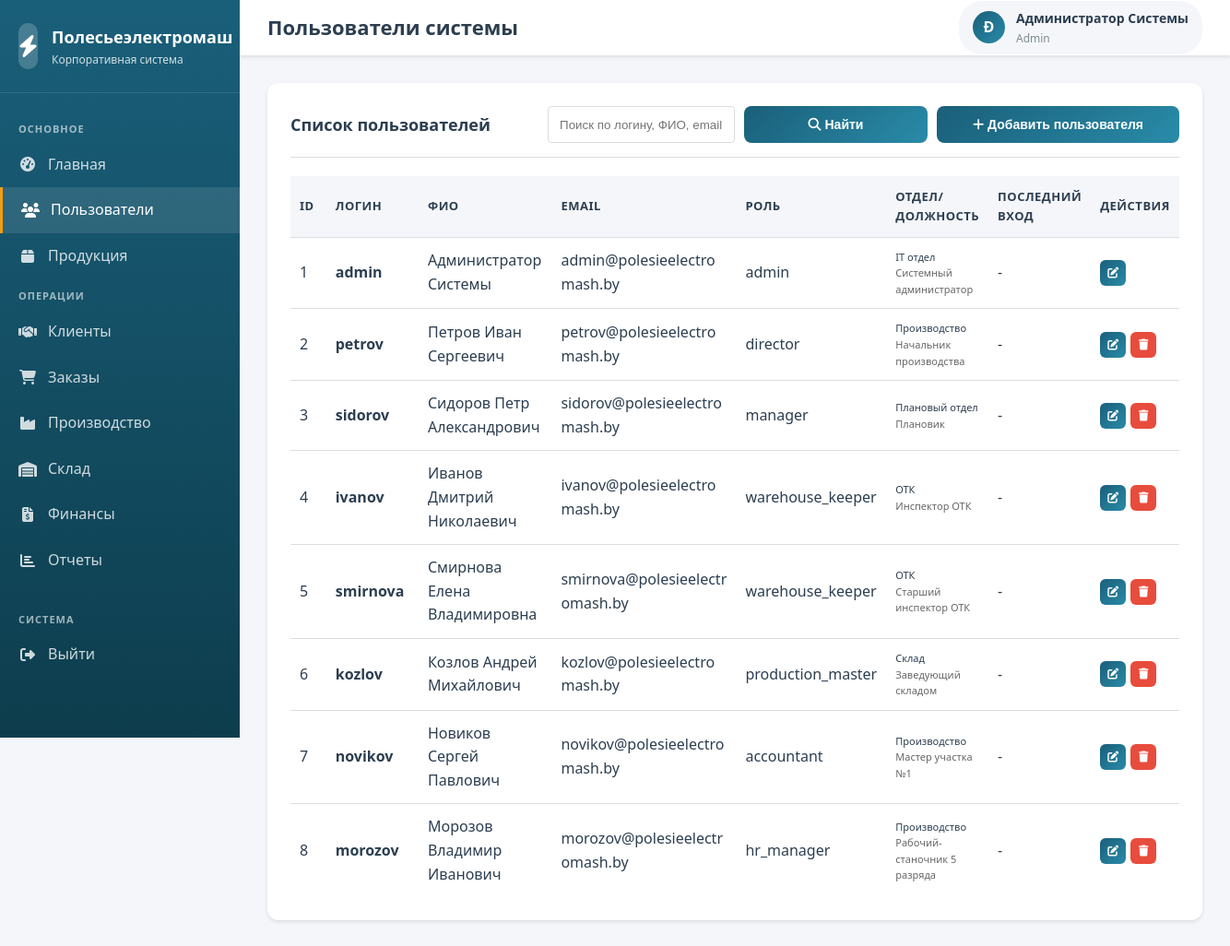
The app's page /modules/users/index.php (signed in) with its own data.
### tables this page shows
CREATE TABLE users (
    id INT AUTO_INCREMENT PRIMARY KEY,
    username VARCHAR(50) NOT NULL UNIQUE,
    password VARCHAR(255) NOT NULL,
    full_name VARCHAR(100) NOT NULL,
    email VARCHAR(100) NOT NULL UNIQUE,
    phone VARCHAR(20),
    role_id INT NOT NULL,
    department VARCHAR(100),
    position VARCHAR(100),
    is_active TINYINT(1) DEFAULT 1,
    last_login TIMESTAMP NULL,
    created_at TIMESTAMP DEFAULT CURRENT_TIMESTAMP,
    updated_at TIMESTAMP DEFAULT CURRENT_TIMESTAMP ON UPDATE CURRENT_TIMESTAMP,
    FOREIGN KEY (role_id) REFERENCES roles(id) ON DELETE RESTRICT
);

CREATE TABLE roles (
    id INT AUTO_INCREMENT PRIMARY KEY,
    role_name VARCHAR(50) NOT NULL UNIQUE,
    role_description TEXT,
    permissions JSON,
    created_at TIMESTAMP DEFAULT CURRENT_TIMESTAMP
);

### includes/config.php (called while the page is built, shortened)
<?php
function isLoggedIn() {
    return isset($_SESSION['user_id']) && isset($_SESSION['user_role']);
}
function hasRole($allowedRoles) {
    return in_array($_SESSION['user_role'], $allowedRoles);
}
?>

### modules/users/index.php (the view, shortened to what this page needs)
<?php
require_once '../../includes/config.php';
$pdo = getDBConnection();
$searchQuery = $_GET['search'] ?? '';
$filterParams = [];
$sql = "SELECT u.*, r.role_name, r.role_description
        FROM users u
        LEFT JOIN roles r ON u.role_id = r.id";
$sql .= " ORDER BY u.created_at DESC";
try {
    $stmt = $pdo->prepare($sql);
    $stmt->execute($filterParams);
    $users = $stmt->fetchAll();
} catch (PDOException $e) {
    $error = 'Ошибка получения данных: ' . $e->getMessage();
    error_log($e->getMessage());
}
$userFullName = $_SESSION['full_name'];
$initials = strtoupper(substr($userFullName, 0, 1));
?>
<!DOCTYPE html>
<html lang="ru">
<head>
    <link rel="stylesheet" href="../../assets/css/style.css">
    <link rel="stylesheet" href="https://cdnjs.cloudflare.com/ajax/libs/font-awesome/6.4.0/css/all.min.css">
</head>
<body>
    <div class="dashboard-container">
        <aside class="sidebar">
            <div class="sidebar-header">
                <div class="sidebar-logo">
                    <div class="logo-icon">
                        <i class="fas fa-bolt"></i>
                    </div>
                    <div class="logo-text">
                        <h2>Полесьеэлектромаш</h2>
                        <p>Корпоративная система</p>
                    </div>
                </div>
            </div>
            <?php
            include '../../includes/sidebar.php';
            ?>
        </aside>
        <div class="main-content">
            <header class="header">
                <div class="header-left">
                    <div class="header-title">
                        <h1>Пользователи системы</h1>
                    </div>
                </div>
                <div class="header-right">
                    <div class="user-info">
                        <div class="user-avatar">
                            <?php echo $initials; ?>
                        </div>
                        <div class="user-details">
                            <span class="user-name"><?php echo htmlspecialchars($userFullName); ?></span>
                            <span class="user-role"><?php echo ucfirst($_SESSION['user_role']); ?></span>
                        </div>
                    </div>
                </div>
            </header>
            <div class="content-area">
                <div class="card">
                    <div class="card-header">
                        <h2 class="card-title">Список пользователей</h2>
                        <div style="display: flex; gap: 10px; align-items: center;">
                            <form method="GET" action="" style="display: flex; gap: 10px;">
                                <input type="text" name="search" placeholder="Поиск по логину, ФИО, email..."
                                       value="<?php echo htmlspecialchars($searchQuery); ?>"
                                       style="padding: 8px 12px; border: 1px solid #ddd; border-radius: 4px; width: 300px;">
                                <button type="submit" class="btn btn-primary">
                                    <i class="fas fa-search"></i> Найти
                                </button>
                            </form>
                            <?php if (hasRole(['admin', 'director'])): ?>
                                <button class="btn btn-primary" onclick="openCreateModal()">
                                    <i class="fas fa-plus"></i> Добавить пользователя
                                </button>
                            <?php endif; ?>
                        </div>
                    </div>
                    <div class="table-responsive">
                        <table class="data-table">
                            <thead>
                                <tr>
                                    <th style="width: 50px;">ID</th>
                                    <th>Логин</th>
                                    <th>ФИО</th>
                                    <th>Email</th>
                                    <th>Роль</th>
                                    <th>Отдел/Должность</th>
                                    <th style="width: 120px;">Последний вход</th>
                                    <th style="width: 100px;">Действия</th>
                                </tr>
                            </thead>
                            <tbody>
                                <?php if (empty($users)): ?>
                                    <tr>
                                        <td colspan="8" class="text-center">Пользователи не найдены</td>
                                    </tr>
                                <?php else: ?>
                                    <?php foreach ($users as $user): ?>
                                        <tr>
                                            <td><?php echo $user['id']; ?></td>
                                            <td><strong><?php echo htmlspecialchars($user['username']); ?></strong></td>
                                            <td class="user-fullname"><?php echo htmlspecialchars($user['full_name']); ?></td>
                                            <td class="user-email"><?php echo htmlspecialchars($user['email']); ?></td>
                                            <td><?php echo htmlspecialchars($user['role_name'] ?? 'Не назначена'); ?></td>
                                            <td>
                                                <div style="font-size: 11px;">
                                                    <div><?php echo htmlspecialchars($user['department'] ?? '-'); ?></div>
                                                    <div style="color: #666;"><?php echo htmlspecialchars($user['position'] ?? ''); ?></div>
                                                </div>
                                            </td>
                                            <td>
                                                <?php if ($user['last_login']): ?>
                                                    <div style="font-size: 11px;"><?php echo date('d.m.Y', strtotime($user['last_login'])); ?></div>
                                                    <div style="font-size: 10px; color: #666;"><?php echo date('H:i', strtotime($user['last_login'])); ?></div>
                                                <?php else: ?>
                                                    -
                                                <?php endif; ?>
                                            </td>
                                            <td>
                                                <div class="action-buttons">
                                                    <?php if (hasRole(['admin', 'director'])): ?>
                                                        <button class="btn btn-sm btn-primary btn-icon"
                                                                onclick="openEditModal(<?php echo $user['id']; ?>)"
                                                                title="Редактировать">
                                                            <i class="fas fa-edit"></i>
                                                        </button>
                                                        <?php if ($user['id'] != $_SESSION['user_id']): ?>
                                                            <button class="btn btn-sm btn-danger btn-icon"
                                                                    onclick="confirmDelete(<?php echo $user['id']; ?>, '<?php echo htmlspecialchars($user['username']); ?>')"
                                                                    title="Удалить">
                                                                <i class="fas fa-trash"></i>
                                                            </button>
                                                        <?php endif; ?>
                                                    <?php endif; ?>
                                                </div>
                                            </td>
                                        </tr>
                                    <?php endforeach; ?>
                                <?php endif; ?>
                            </tbody>
                        </table>
                    </div>
                </div>
            </div>
        </div>
    </div>
</body>
</html>

### modules/users/index.php (style rules this page uses)
.action-buttons { display: flex; gap: 5px; }
.btn-icon { padding: 6px 10px; font-size: 14px; }
.user-email { max-width: 200px; overflow: hidden; text-overflow: ellipsis; }
.user-fullname { max-width: 180px; overflow: hidden; text-overflow: ellipsis; }

### records on screen
users: id "1", username "admin", full_name "Администратор Системы", email "admin@polesieelectromash.by", role.role_name "admin", department "IT отдел", position "Системный администратор"
users: id "2", username "petrov", full_name "Петров Иван Сергеевич", email "petrov@polesieelectromash.by", role.role_name "director", department "Производство", position "Начальник производства"
users: id "3", username "sidorov", full_name "Сидоров Петр Александрович", email "sidorov@polesieelectromash.by", role.role_name "manager", department "Плановый отдел", position "Плановик"
users: id "4", username "ivanov", full_name "Иванов Дмитрий Николаевич", email "ivanov@polesieelectromash.by", role.role_name "warehouse_keeper", department "ОТК", position "Инспектор ОТК"
users: id "5", username "smirnova", full_name "Смирнова Елена Владимировна", email "smirnova@polesieelectromash.by", role.role_name "warehouse_keeper", department "ОТК", position "Старший инспектор ОТК"
users: id "6", username "kozlov", full_name "Козлов Андрей Михайлович", email "kozlov@polesieelectromash.by", role.role_name "production_master", department "Склад", position "Заведующий складом"
users: id "7", username "novikov", full_name "Новиков Сергей Павлович", email "novikov@polesieelectromash.by", role.role_name "accountant", department "Производство", position "Мастер участка №1"
users: id "8", username "morozov", full_name "Морозов Владимир Иванович", email "morozov@polesieelectromash.by", role.role_name "hr_manager", department "Производство", position "Рабочий-станочник 5 разряда"

### other values on screen
$item['text'] "Главная"
$item['text'] "Пользователи"
$item['text'] "Продукция"
$item['text'] "Клиенты"
$item['text'] "Заказы"
$item['text'] "Производство"
$item['text'] "Склад"
$item['text'] "Финансы"
$item['text'] "Отчеты"
$initials "Ð"
$userFullName "Администратор Системы"
$_SESSION['user_role'] "Admin"
